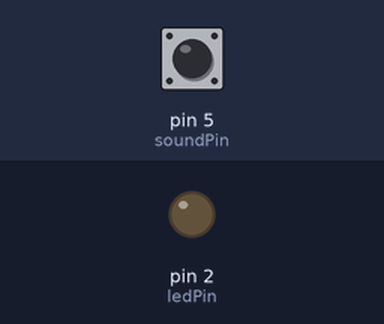
Bench run of a sketch on a simulated Arduino Uno, built with avr-gcc and run on an emulated ATmega328P. Shown: output pins drawn as LEDs (lit = HIGH). Dashed ring = blinking. Inputs (shaded band) come from the test bench; at power-on: pin 5 (soundPin) LOW.

Above: at 1.2 s.
1.3 s: pin 5 (soundPin) pulsed HIGH 5 times (0.12 s each, 0.3 s apart)
At 1.57 s:
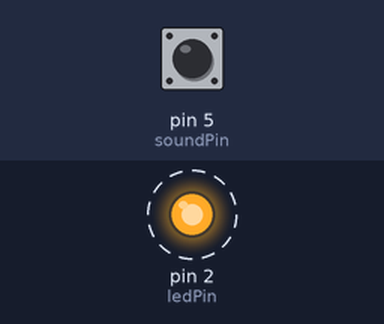
At 3.6 s:
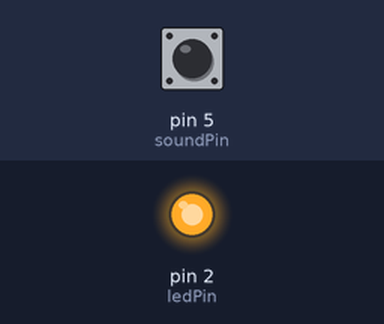
Timing chart, 0 to 5.1 s (numbered marks = the images above; inputs shaded):
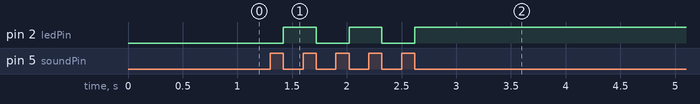

Measured:
- after the input at 1.3 s, pin 2 (ledPin): alternates HIGH for 0.30 s and LOW for 0.30 s, 5 changes in all, then stays HIGH, starting after 0.12 s

The sketch:

LAB12Checkpoint1.ino
```cpp
int soundPin = 5;                         //กำหนด Pin PD5 รับ sound
int ledPin = 2;                           //กำหนด Pin PD2 แสดง LED
unsigned int state;                       //สร้างตัวแปรเก็บค่าสถานะของหลอดไฟ
unsigned long previous_time = 0;          //สร้างตัวแปรเก็บข้อมูลเวลา
bool check_clap() {                       //Function check clap
  static unsigned long current_time;
  char sw;                                //สร้างตัวแปรเพื่อเก็บข้อมูลจากมอดูล sound
  sw = digitalRead(soundPin);             //อ่านค่าจาก output soundpin
  if (sw) {        //ตรวจสอบว่ามีการปรบมือหรือไม่
    return false;  // ถ้า if เท่ากับ 1 แสดงว่าไม่มีการปรบมือให้ return false
  }
  else {          //ถ้า if เท่ากับ 0 แสดงว่ามีการปรบมือ
    current_time = millis();    //สร้างตัวแปรเก็บข้อมูลเวลาปัจจุบันในรูปแบบ millisec

    if ((current_time - previous_time) > 25) {
    //ตรวจสอบว่า current_time มีระยะห่างจาก previous_time อยู่ 25ms หรือไม่
      previous_time = millis();
      //ระยะเวลาห่างกันเกิน 25ms ให้เก็บค่า current_time ใน previous_time เพื่อรอตรวจสอบการปรบมือครั้งถัดไป
      return true;
    }
    else { //ระยะเวลาห่างกันไม่เกิน 25ms
      previous_time = millis();
      //เก็บค่า current_time ใน previous_time เพื่อรอตรวจสอบการปรบมือครั้งถัดไป
      return false;
    }
  }
}

//bool state = false;
void setup() {
  pinMode(soundPin, INPUT); //กำหนดรับค่าจาก port เพื่อตรวจสอบว่ามีการปรบมือหรือไม่
  pinMode(ledPin, OUTPUT);  //แสดง output ที่ได้
  Serial.begin(9600);
  state = 0;                //เมื่อมีการปรบมือจะมีการ reset state เท่ากับ 0
}

int val;
void loop() {

  val = check_clap();  //ตรวจสอบว่ามีการปรบมือหรือไม่
  if (val == true) {  //ตรวจสอบแล้วพบว่ามีการปรบมือ
    state = !state;   //หากปรบมือจะส่งผลให้หลอดไฟดับและติดสลับกัน
    digitalWrite(ledPin, state);
  }
}
```
